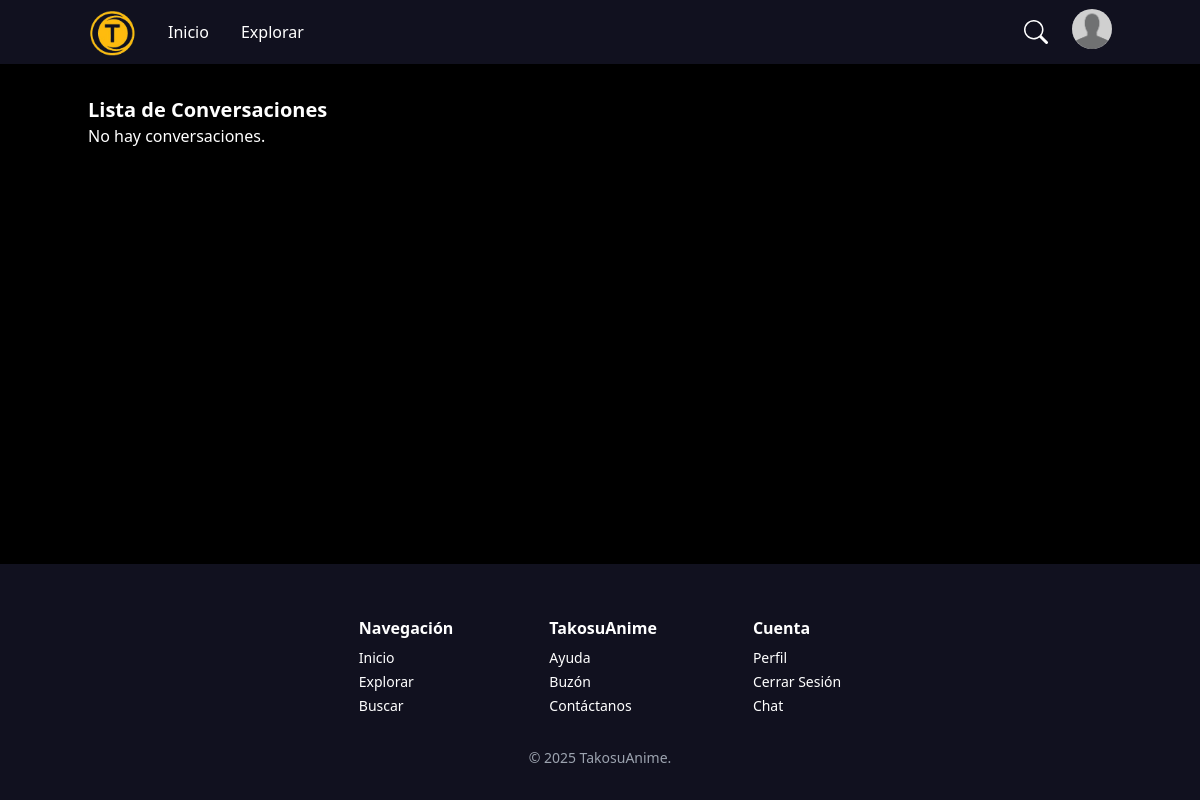
Page /conversations/ (signed in) on the earlier database version.
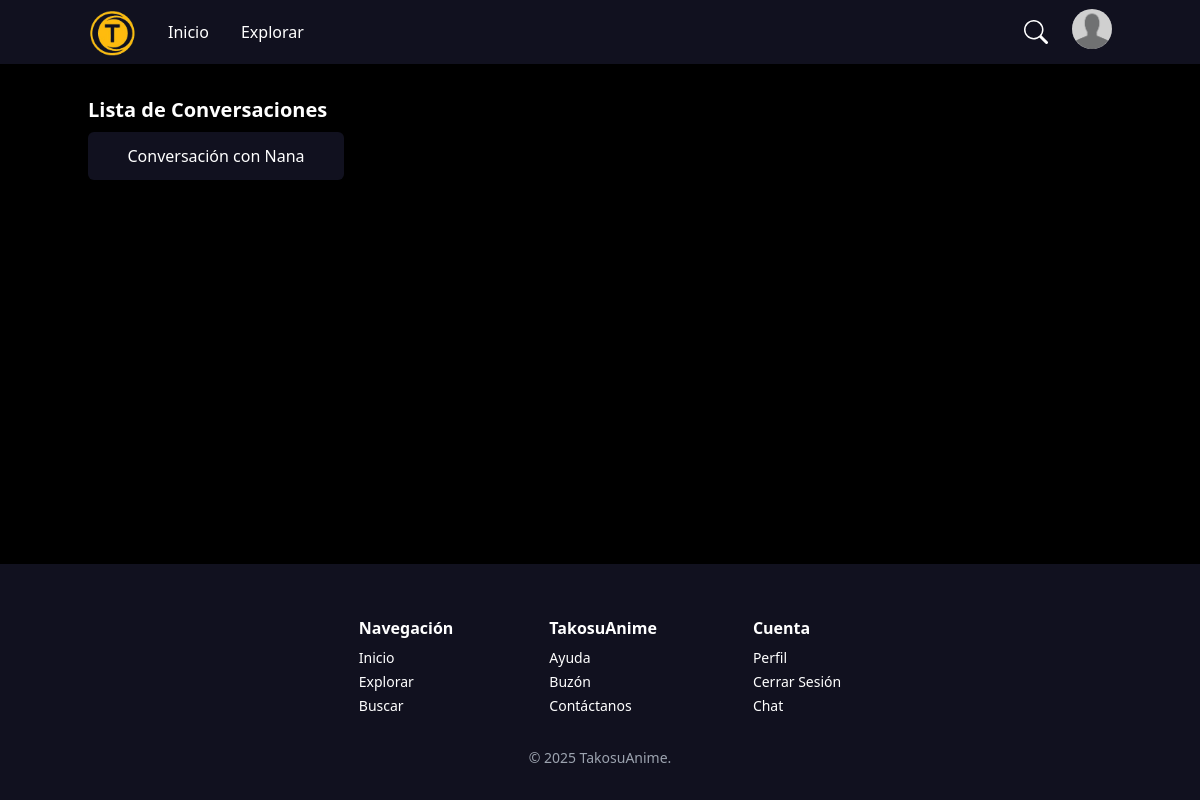
Same page on the later database version.
### main/models.py (models this page shows, shortened)
class Conversation(models.Model):
    user = models.ForeignKey(User, on_delete=models.CASCADE, related_name='conversations')

class User(AbstractUser):
    icon = models.ImageField(upload_to=user_icon, default="users/default.png", blank=True)
    favorite_animes = models.ManyToManyField('Anime', related_name='favorited_by', blank=True)

### main/views.py (the view)
class ConversationList(LoginRequiredMixin, ListView):
    model = Conversation
    template_name = 'conversation_list.html'
    context_object_name = 'conversations'
    def get_queryset(self):
        user = self.request.user
        if user.is_superuser:
            return Conversation.objects.all()
        else:
            return Conversation.objects.filter(user=user)

### main/templates/conversation_list.html (shortened to what this page needs)
{% extends "base.html" %}
{% block content %}
    <h1 class="text-white text-xl font-bold">Lista de Conversaciones</h1>
    <ul>
    {% for conversation in conversations %}
        <li class="py-2">
            <a href="{% url 'conversation_detail' conversation.pk %}" class="text-white py-3 px-8 text-center [background-color:#11111F] rounded-md block h-12 w-1/4">
                Conversación con {{ conversation.user.username }}
            </a>
        </li>
    {% empty %}
        <li class="text-white">No hay conversaciones.</li>
    {% endfor %}
    </ul>
{% endblock %}

Differences in the rows shown:
added Conversation: user.username "Nana"
Other differences:
text no longer shown: "No hay conversaciones."
